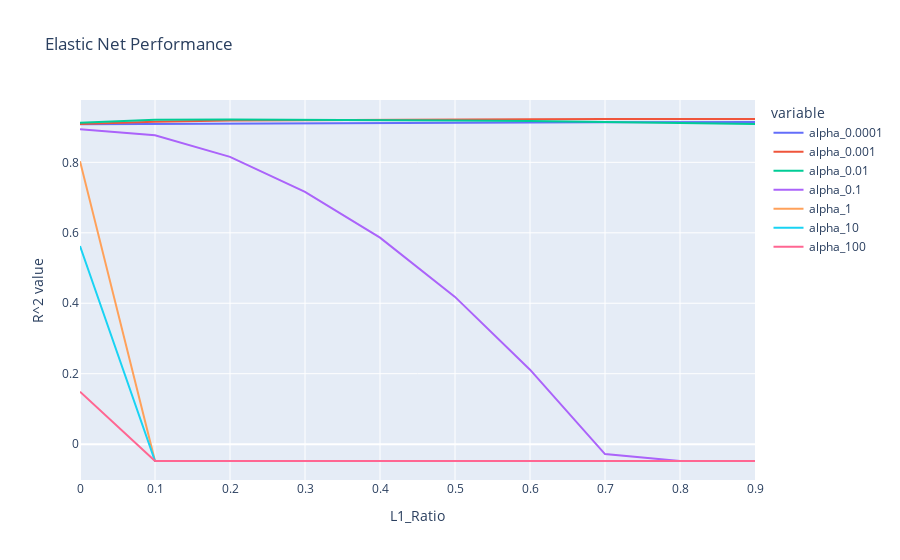

Notebook cell for this chart:
### Code cell
alphas = [0.0001, 0.001, 0.01, 0.1, 1, 10, 100]
l1_ratios = np.arange(0.0, 1.0, 0.1)

eNet = ElasticNet()

with warnings.catch_warnings():
    warnings.simplefilter("ignore")
    grid = GridSearchCV(eNet, {"alpha": alphas,
                               "l1_ratio": l1_ratios},
                        scoring='r2', cv=10)
    grid.fit(trainX, trainY)
    
# predY = grid.predict(testX)


scores_mean = grid.cv_results_['mean_test_score'].reshape(len(alphas),
                                                          len(l1_ratios))


elastic_net_performance = pd.DataFrame({
    "L1_Ratio" : l1_ratios
})

for idx, val in enumerate(alphas):
    alpha_str = "alpha_" + str(val)
    elastic_net_performance[alpha_str] = scores_mean[idx,:]
    
fig = px.line(elastic_net_performance, x="L1_Ratio",
                  y=[col for col in elastic_net_performance.columns if 'alpha' in col],
                 title="Elastic Net Performance").update_layout(
    yaxis_title="R^2 value"
)
fig.show()

### Figure 1 — Plotly figure (JSON) as saved in the notebook; plotly's stock layout.template omitted (floating-point values rounded to 4 significant figures)
{"data": [{"hovertemplate": "variable=alpha_0.0001<br>L1_Ratio=%{x}<br>value=%{y}<extra></extra>", "legendgroup": "alpha_0.0001", "line": {"color": "#636efa", "dash": "solid"}, "marker": {"symbol": "circle"}, "mode": "lines", "name": "alpha_0.0001", "orientation": "v", "showlegend": true, "type": "scatter", "x": [0, 0.1, 0.2, 0.3, 0.4, 0.5, 0.6, 0.7, 0.8, 0.9], "xaxis": "x", "y": [0.9078, 0.909, 0.9102, 0.9112, 0.9121, 0.9129, 0.9134, 0.9138, 0.9142, 0.9146], "yaxis": "y"}, {"hovertemplate": "variable=alpha_0.001<br>L1_Ratio=%{x}<br>value=%{y}<extra></extra>", "legendgroup": "alpha_0.001", "line": {"color": "#EF553B", "dash": "solid"}, "marker": {"symbol": "circle"}, "mode": "lines", "name": "alpha_0.001", "orientation": "v", "showlegend": true, "type": "scatter", "x": [0, 0.1, 0.2, 0.3, 0.4, 0.5, 0.6, 0.7, 0.8, 0.9], "xaxis": "x", "y": [0.9091, 0.9153, 0.9185, 0.92, 0.9212, 0.9221, 0.9225, 0.9229, 0.923, 0.923], "yaxis": "y"}, {"hovertemplate": "variable=alpha_0.01<br>L1_Ratio=%{x}<br>value=%{y}<extra></extra>", "legendgroup": "alpha_0.01", "line": {"color": "#00cc96", "dash": "solid"}, "marker": {"symbol": "circle"}, "mode": "lines", "name": "alpha_0.01", "orientation": "v", "showlegend": true, "type": "scatter", "x": [0, 0.1, 0.2, 0.3, 0.4, 0.5, 0.6, 0.7, 0.8, 0.9], "xaxis": "x", "y": [0.9121, 0.9212, 0.9215, 0.9213, 0.9204, 0.919, 0.9171, 0.9148, 0.9122, 0.9092], "yaxis": "y"}, {"hovertemplate": "variable=alpha_0.1<br>L1_Ratio=%{x}<br>value=%{y}<extra></extra>", "legendgroup": "alpha_0.1", "line": {"color": "#ab63fa", "dash": "solid"}, "marker": {"symbol": "circle"}, "mode": "lines", "name": "alpha_0.1", "orientation": "v", "showlegend": true, "type": "scatter", "x": [0, 0.1, 0.2, 0.3, 0.4, 0.5, 0.6, 0.7, 0.8, 0.9], "xaxis": "x", "y": [0.8937, 0.8766, 0.8154, 0.7162, 0.5863, 0.418, 0.2114, -0.02803, -0.04777, -0.04777], "yaxis": "y"}, {"hovertemplate": "variable=alpha_1<br>L1_Ratio=%{x}<br>value=%{y}<extra></extra>", "legendgroup": "alpha_1", "line": {"color": "#FFA15A", "dash": "solid"}, "marker": {"symbol": "circle"}, "mode": "lines", "name": "alpha_1", "orientation": "v", "showlegend": true, "type": "scatter", "x": [0, 0.1, 0.2, 0.3, 0.4, 0.5, 0.6, 0.7, 0.8, 0.9], "xaxis": "x", "y": [0.8034, -0.04777, -0.04777, -0.04777, -0.04777, -0.04777, -0.04777, -0.04777, -0.04777, -0.04777], "yaxis": "y"}, {"hovertemplate": "variable=alpha_10<br>L1_Ratio=%{x}<br>value=%{y}<extra></extra>", "legendgroup": "alpha_10", "line": {"color": "#19d3f3", "dash": "solid"}, "marker": {"symbol": "circle"}, "mode": "lines", "name": "alpha_10", "orientation": "v", "showlegend": true, "type": "scatter", "x": [0, 0.1, 0.2, 0.3, 0.4, 0.5, 0.6, 0.7, 0.8, 0.9], "xaxis": "x", "y": [0.5624, -0.04777, -0.04777, -0.04777, -0.04777, -0.04777, -0.04777, -0.04777, -0.04777, -0.04777], "yaxis": "y"}, {"hovertemplate": "variable=alpha_100<br>L1_Ratio=%{x}<br>value=%{y}<extra></extra>", "legendgroup": "alpha_100", "line": {"color": "#FF6692", "dash": "solid"}, "marker": {"symbol": "circle"}, "mode": "lines", "name": "alpha_100", "orientation": "v", "showlegend": true, "type": "scatter", "x": [0, 0.1, 0.2, 0.3, 0.4, 0.5, 0.6, 0.7, 0.8, 0.9], "xaxis": "x", "y": [0.1489, -0.04777, -0.04777, -0.04777, -0.04777, -0.04777, -0.04777, -0.04777, -0.04777, -0.04777], "yaxis": "y"}], "layout": {"legend": {"title": {"text": "variable"}, "tracegroupgap": 0}, "title": {"text": "Elastic Net Performance"}, "xaxis": {"anchor": "y", "domain": [0, 1], "title": {"text": "L1_Ratio"}}, "yaxis": {"anchor": "x", "domain": [0, 1], "title": {"text": "R^2 value"}}}}
